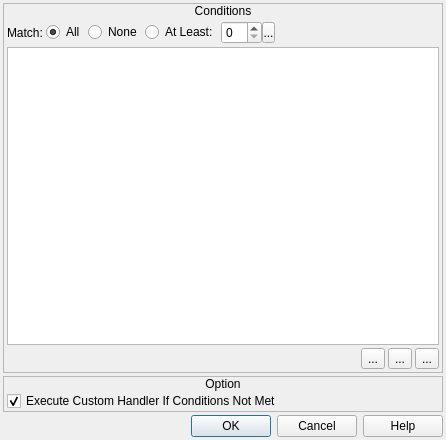
<?xml version="1.0" encoding="UTF-8"?>
<ui version="4.0">
 <class>ConfigureEvent_MenuConditionalBranch</class>
 <widget class="QDialog" name="ConfigureEvent_MenuConditionalBranch">
  <property name="geometry">
   <rect>
    <x>0</x>
    <y>0</y>
    <width>446</width>
    <height>440</height>
   </rect>
  </property>
  <property name="windowTitle">
   <string>Conditional Branch</string>
  </property>
  <property name="windowIcon">
   <iconset resource="gui_icons.qrc">
    <normaloff>:/icons/openrpgmaker.png</normaloff>:/icons/openrpgmaker.png</iconset>
  </property>
  <property name="styleSheet">
   <string notr="true">.QFrame
{
	border-width: 1px;
	border-style: solid;
	border-color: palette(window-text);
}

.QFrame&gt;QLabel
{
	border-width: 0px;
	background-color: palette(window-text);
	color: palette(window);
	font-weight: bold;
}

.QFrame&gt;QCheckBox
{
	background-color: palette(window-text);
	border-width: 0px;
	border-style: none;
	color: palette(window);
	spacing: 3px;
	font-weight: bold;
	padding: 0px 0px 0px 3px;
}

.QFrame&gt;QCheckBox::indicator
{
	min-width: 8px;
	max-width: 8px;
	min-height: 8px;
	max-height: 8px;
	width: 8px;
	height: 8px;
	border-width: 2px;
	border-radius: 0px;
	border-style: ridge;
	border-color: palette(mid);
}

.QFrame&gt;QCheckBox::indicator:unchecked
{
	background-color: palette(base);
}

.QFrame&gt;QCheckBox::indicator:checked
{
	background-color: palette(window-text);
}

.QFrame&gt;QCheckBox::indicator:hover
{
	border-color: palette(highlight);
}</string>
  </property>
  <layout class="QVBoxLayout" name="verticalLayout_3">
   <property name="spacing">
    <number>3</number>
   </property>
   <property name="margin">
    <number>3</number>
   </property>
   <item>
    <widget class="QFrame" name="frame">
     <property name="frameShape">
      <enum>QFrame::StyledPanel</enum>
     </property>
     <property name="frameShadow">
      <enum>QFrame::Raised</enum>
     </property>
     <layout class="QVBoxLayout" name="verticalLayout">
      <property name="spacing">
       <number>0</number>
      </property>
      <property name="margin">
       <number>0</number>
      </property>
      <item>
       <widget class="QLabel" name="label">
        <property name="sizePolicy">
         <sizepolicy hsizetype="Preferred" vsizetype="Fixed">
          <horstretch>0</horstretch>
          <verstretch>0</verstretch>
         </sizepolicy>
        </property>
        <property name="text">
         <string>Conditions</string>
        </property>
        <property name="alignment">
         <set>Qt::AlignCenter</set>
        </property>
       </widget>
      </item>
      <item>
       <widget class="QWidget" name="widget" native="true">
        <layout class="QVBoxLayout" name="verticalLayout_2">
         <property name="spacing">
          <number>3</number>
         </property>
         <property name="margin">
          <number>3</number>
         </property>
         <item>
          <widget class="QWidget" name="widget_2" native="true">
           <property name="sizePolicy">
            <sizepolicy hsizetype="Preferred" vsizetype="Fixed">
             <horstretch>0</horstretch>
             <verstretch>0</verstretch>
            </sizepolicy>
           </property>
           <layout class="QHBoxLayout" name="horizontalLayout">
            <property name="spacing">
             <number>3</number>
            </property>
            <property name="margin">
             <number>0</number>
            </property>
            <item>
             <widget class="QLabel" name="label_2">
              <property name="text">
               <string>Match:</string>
              </property>
             </widget>
            </item>
            <item>
             <widget class="QRadioButton" name="rbMatchAll">
              <property name="sizePolicy">
               <sizepolicy hsizetype="Fixed" vsizetype="Fixed">
                <horstretch>0</horstretch>
                <verstretch>0</verstretch>
               </sizepolicy>
              </property>
              <property name="text">
               <string>All</string>
              </property>
              <property name="checked">
               <bool>true</bool>
              </property>
             </widget>
            </item>
            <item>
             <widget class="QRadioButton" name="rbMatchNone">
              <property name="sizePolicy">
               <sizepolicy hsizetype="Fixed" vsizetype="Fixed">
                <horstretch>0</horstretch>
                <verstretch>0</verstretch>
               </sizepolicy>
              </property>
              <property name="text">
               <string>None</string>
              </property>
             </widget>
            </item>
            <item>
             <widget class="QRadioButton" name="rbMatchAtLeast">
              <property name="sizePolicy">
               <sizepolicy hsizetype="Fixed" vsizetype="Fixed">
                <horstretch>0</horstretch>
                <verstretch>0</verstretch>
               </sizepolicy>
              </property>
              <property name="text">
               <string>At Least:</string>
              </property>
             </widget>
            </item>
            <item>
             <widget class="QWidget" name="wNumConditions" native="true">
              <property name="sizePolicy">
               <sizepolicy hsizetype="Fixed" vsizetype="Fixed">
                <horstretch>0</horstretch>
                <verstretch>0</verstretch>
               </sizepolicy>
              </property>
              <layout class="QHBoxLayout" name="horizontalLayout_6">
               <property name="spacing">
                <number>0</number>
               </property>
               <property name="margin">
                <number>0</number>
               </property>
               <item>
                <widget class="QSpinBox" name="sbNumConditions">
                 <property name="sizePolicy">
                  <sizepolicy hsizetype="Preferred" vsizetype="Fixed">
                   <horstretch>0</horstretch>
                   <verstretch>0</verstretch>
                  </sizepolicy>
                 </property>
                 <property name="accelerated">
                  <bool>true</bool>
                 </property>
                 <property name="maximum">
                  <number>99</number>
                 </property>
                </widget>
               </item>
               <item>
                <widget class="SpinBoxSideButton" name="bNumConditionsSideButton">
                 <property name="minimumSize">
                  <size>
                   <width>13</width>
                   <height>21</height>
                  </size>
                 </property>
                 <property name="maximumSize">
                  <size>
                   <width>13</width>
                   <height>21</height>
                  </size>
                 </property>
                 <property name="text">
                  <string>...</string>
                 </property>
                 <property name="icon">
                  <iconset resource="gui_icons.qrc">
                   <normaloff>:/icons/spinBoxSideButton.png</normaloff>:/icons/spinBoxSideButton.png</iconset>
                 </property>
                 <property name="iconSize">
                  <size>
                   <width>8</width>
                   <height>16</height>
                  </size>
                 </property>
                </widget>
               </item>
              </layout>
             </widget>
            </item>
            <item>
             <spacer name="horizontalSpacer">
              <property name="orientation">
               <enum>Qt::Horizontal</enum>
              </property>
              <property name="sizeHint" stdset="0">
               <size>
                <width>40</width>
                <height>20</height>
               </size>
              </property>
             </spacer>
            </item>
           </layout>
          </widget>
         </item>
         <item>
          <widget class="QListWidget" name="lwConditions">
           <property name="verticalScrollMode">
            <enum>QAbstractItemView::ScrollPerPixel</enum>
           </property>
           <property name="horizontalScrollMode">
            <enum>QAbstractItemView::ScrollPerPixel</enum>
           </property>
          </widget>
         </item>
         <item>
          <widget class="QWidget" name="widget_3" native="true">
           <property name="sizePolicy">
            <sizepolicy hsizetype="Preferred" vsizetype="Fixed">
             <horstretch>0</horstretch>
             <verstretch>0</verstretch>
            </sizepolicy>
           </property>
           <layout class="QHBoxLayout" name="horizontalLayout_2">
            <property name="spacing">
             <number>3</number>
            </property>
            <property name="margin">
             <number>0</number>
            </property>
            <item>
             <spacer name="horizontalSpacer_2">
              <property name="orientation">
               <enum>Qt::Horizontal</enum>
              </property>
              <property name="sizeHint" stdset="0">
               <size>
                <width>371</width>
                <height>20</height>
               </size>
              </property>
             </spacer>
            </item>
            <item>
             <widget class="QToolButton" name="bRemoveCondition">
              <property name="text">
               <string>...</string>
              </property>
              <property name="icon">
               <iconset resource="gui_icons.qrc">
                <normaloff>:/icons/minus.png</normaloff>:/icons/minus.png</iconset>
              </property>
             </widget>
            </item>
            <item>
             <widget class="QToolButton" name="bAddCondition">
              <property name="text">
               <string>...</string>
              </property>
              <property name="icon">
               <iconset resource="gui_icons.qrc">
                <normaloff>:/icons/plus.png</normaloff>:/icons/plus.png</iconset>
              </property>
             </widget>
            </item>
            <item>
             <widget class="QToolButton" name="bConfigureCondition">
              <property name="text">
               <string>...</string>
              </property>
              <property name="icon">
               <iconset resource="gui_icons.qrc">
                <normaloff>:/icons/configure.png</normaloff>:/icons/configure.png</iconset>
              </property>
             </widget>
            </item>
           </layout>
          </widget>
         </item>
        </layout>
       </widget>
      </item>
     </layout>
    </widget>
   </item>
   <item>
    <widget class="QFrame" name="frame_2">
     <property name="sizePolicy">
      <sizepolicy hsizetype="Preferred" vsizetype="Fixed">
       <horstretch>0</horstretch>
       <verstretch>0</verstretch>
      </sizepolicy>
     </property>
     <property name="frameShape">
      <enum>QFrame::StyledPanel</enum>
     </property>
     <property name="frameShadow">
      <enum>QFrame::Raised</enum>
     </property>
     <layout class="QVBoxLayout" name="verticalLayout_4">
      <property name="spacing">
       <number>0</number>
      </property>
      <property name="margin">
       <number>0</number>
      </property>
      <item>
       <widget class="QLabel" name="label_3">
        <property name="sizePolicy">
         <sizepolicy hsizetype="Preferred" vsizetype="Fixed">
          <horstretch>0</horstretch>
          <verstretch>0</verstretch>
         </sizepolicy>
        </property>
        <property name="text">
         <string>Option</string>
        </property>
        <property name="alignment">
         <set>Qt::AlignCenter</set>
        </property>
       </widget>
      </item>
      <item>
       <widget class="QWidget" name="widget_4" native="true">
        <layout class="QHBoxLayout" name="horizontalLayout_3">
         <property name="spacing">
          <number>0</number>
         </property>
         <property name="leftMargin">
          <number>3</number>
         </property>
         <property name="topMargin">
          <number>0</number>
         </property>
         <property name="rightMargin">
          <number>3</number>
         </property>
         <property name="bottomMargin">
          <number>0</number>
         </property>
         <item>
          <widget class="QCheckBox" name="cbExecuteCustomHandler">
           <property name="text">
            <string>Execute Custom Handler If Conditions Not Met</string>
           </property>
           <property name="checked">
            <bool>true</bool>
           </property>
          </widget>
         </item>
        </layout>
       </widget>
      </item>
     </layout>
    </widget>
   </item>
   <item>
    <widget class="QDialogButtonBox" name="buttonBox">
     <property name="orientation">
      <enum>Qt::Horizontal</enum>
     </property>
     <property name="standardButtons">
      <set>QDialogButtonBox::Cancel|QDialogButtonBox::Help|QDialogButtonBox::Ok</set>
     </property>
    </widget>
   </item>
  </layout>
 </widget>
 <customwidgets>
  <customwidget>
   <class>SpinBoxSideButton</class>
   <extends>QToolButton</extends>
   <header>spinboxsidebutton.h</header>
  </customwidget>
 </customwidgets>
 <resources>
  <include location="gui_icons.qrc"/>
 </resources>
 <connections>
  <connection>
   <sender>buttonBox</sender>
   <signal>accepted()</signal>
   <receiver>ConfigureEvent_MenuConditionalBranch</receiver>
   <slot>accept()</slot>
   <hints>
    <hint type="sourcelabel">
     <x>248</x>
     <y>254</y>
    </hint>
    <hint type="destinationlabel">
     <x>157</x>
     <y>274</y>
    </hint>
   </hints>
  </connection>
  <connection>
   <sender>buttonBox</sender>
   <signal>rejected()</signal>
   <receiver>ConfigureEvent_MenuConditionalBranch</receiver>
   <slot>reject()</slot>
   <hints>
    <hint type="sourcelabel">
     <x>316</x>
     <y>260</y>
    </hint>
    <hint type="destinationlabel">
     <x>286</x>
     <y>274</y>
    </hint>
   </hints>
  </connection>
 </connections>
</ui>
